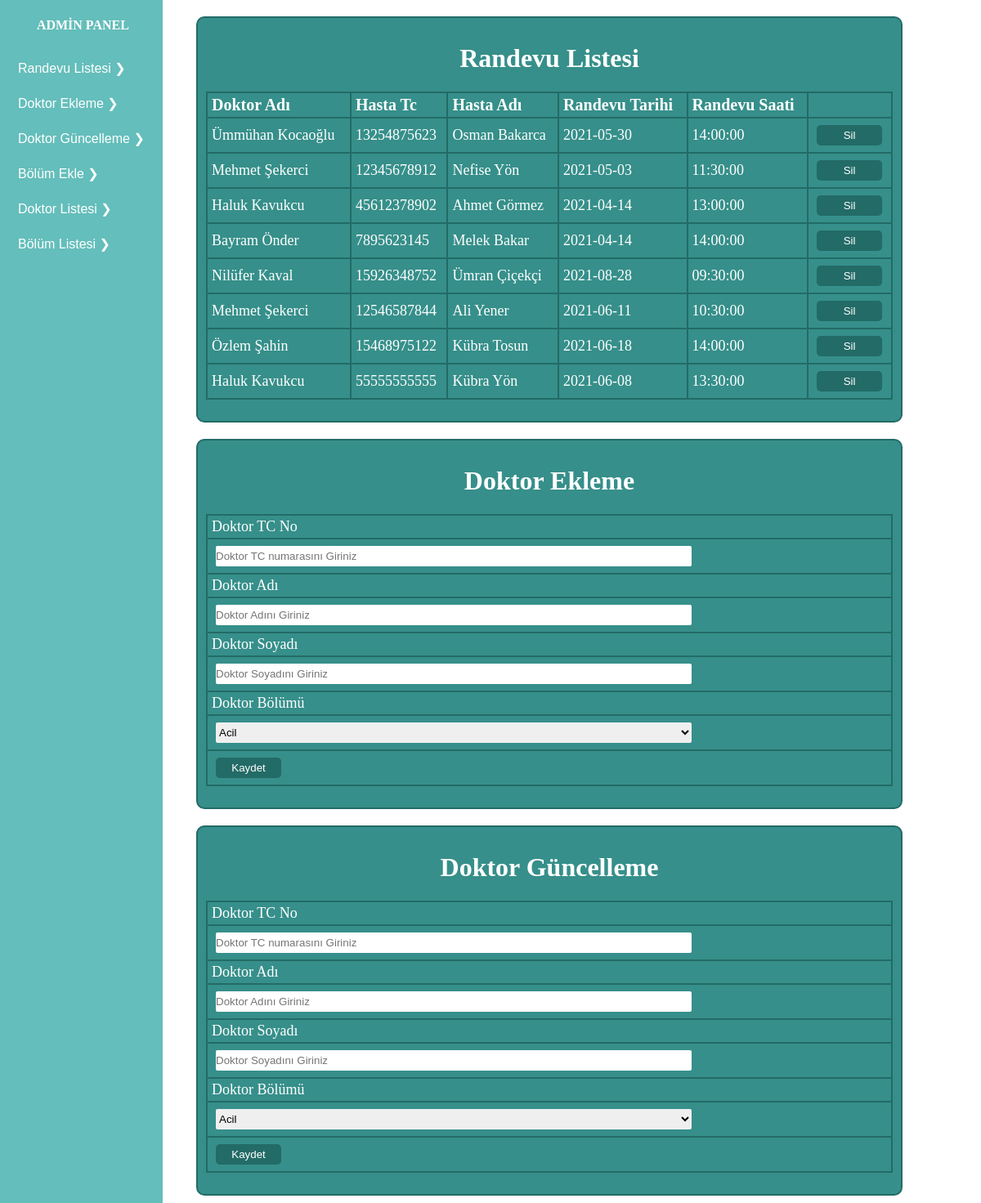
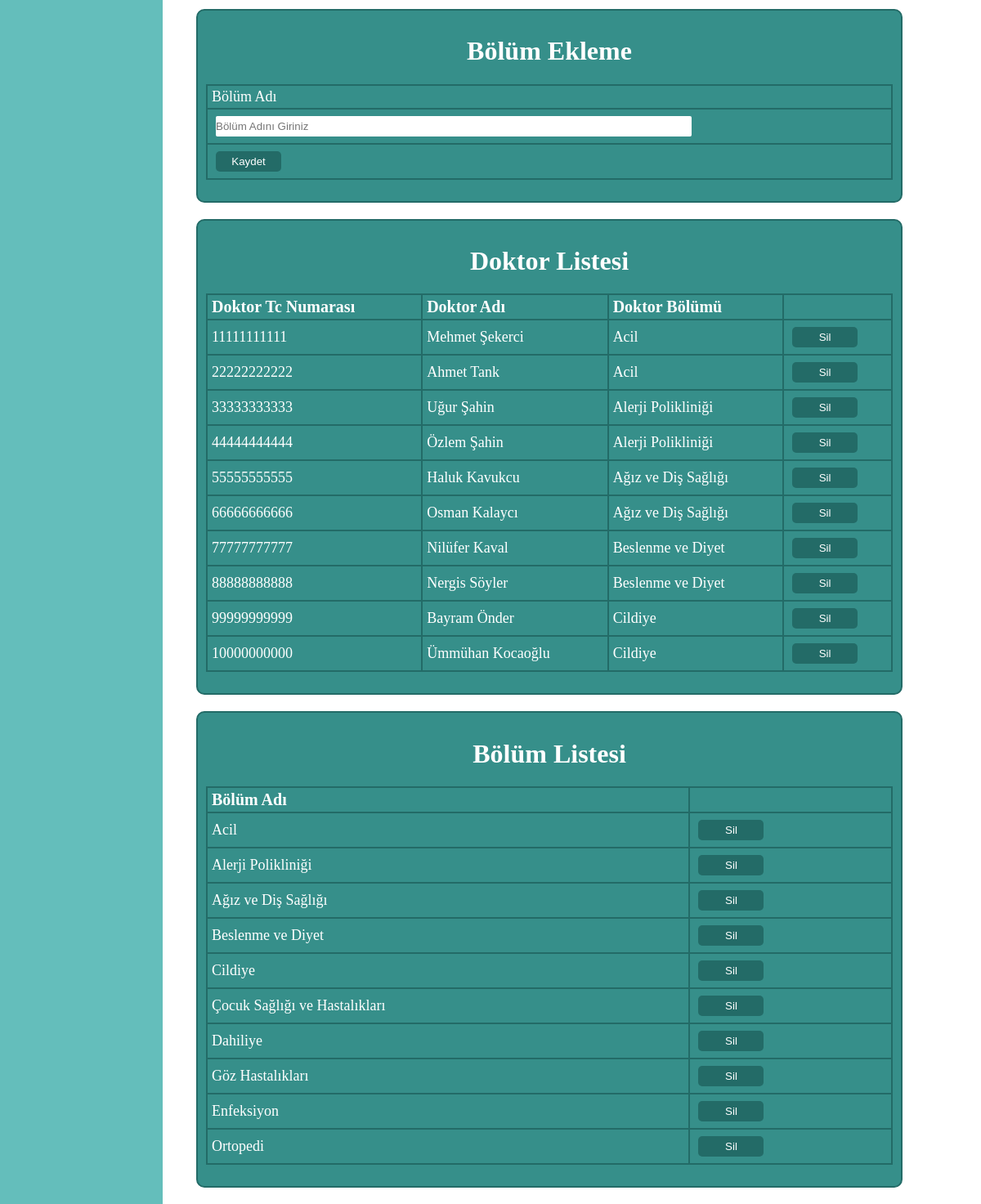
Screenshot of /adminpanel/admin.php (signed in) with the database file from the repository (2 pictures, top to bottom).
### tables this page shows
CREATE TABLE `randevular` (
  `randevuID` int(11) NOT NULL,
  `randevuDoktor` int(11) NOT NULL,
  `randevuTarih` date NOT NULL,
  `randevuSaat` time NOT NULL,
  `randevuTc` varchar(11) NOT NULL,
  `randevuAd` varchar(80) NOT NULL
);

CREATE TABLE `doktorlar` (
  `doktorID` int(11) NOT NULL,
  `doktorAd` varchar(40) NOT NULL,
  `doktorSoyad` varchar(40) NOT NULL,
  `bolumID` int(11) NOT NULL,
  `doktorTc` varchar(11) NOT NULL
);

CREATE TABLE `bolum` (
  `bolumID` int(11) NOT NULL,
  `bolumAd` varchar(80) NOT NULL
);

### adminpanel/admin.php (the view, shortened to what this page needs)
<html>
<head>
	<link href="panelStyle.css" type="text/css" rel="stylesheet"/>
</head>
<?php
if(!isset($_SESSION["login"])){
echo '<div class="error">Bu sayfayı görüntüleme yetkiniz yoktur.</div>';
header("Refresh: 2; url=index.php");
}
else{
?>
<html>
	<body>
		<div class="panelMenu">
		<ul>
			<li><h3>ADMİN PANEL</h3></li>
			<li> <button onclick="carousel(1)">Randevu Listesi &#10095;</button> </li>
			<li><button onclick="carousel(2)">Doktor Ekleme &#10095;</button></li>
			<li><button onclick="carousel(3)">Doktor Güncelleme &#10095;</button></li>
			<li><button onclick="carousel(4)">Bölüm Ekle &#10095;</button></li>
			<li><button onclick="carousel(5)">Doktor Listesi &#10095;</button></li>
			<li><button onclick="carousel(6)">Bölüm Listesi &#10095;</button></li>
		</ul>
		</div>
		<div class="panelBox">
			<form method="POST" action="kaydet.php">
				<h1>Randevu Listesi</h1>
				<table>
					<tr>
						<th>Doktor Adı</th>
						<th>Hasta Tc</th>
						<th>Hasta Adı</th>
						<th>Randevu Tarihi</th>
						<th>Randevu Saati</th>
						<th></th>
					</tr>
					<?php
					include "../server.php";
					$randevugetir="SELECT * FROM randevular INNER JOIN doktorlar ON randevular.randevuDoktor = doktorlar.doktorID";
					$sorgu=mysqli_query($baglan,$randevugetir);
					while($sonuc=mysqli_fetch_array($sorgu,MYSQLI_ASSOC)){
						echo '<tr>';
						echo '<td>'.$sonuc["doktorAd"].' '.$sonuc["doktorSoyad"].'</td>';
						echo '<td>'.$sonuc["randevuTc"].'</td>';
						echo '<td>'.$sonuc["randevuAd"].'</td>';
						echo '<td>'.$sonuc["randevuTarih"].'</td>';
						echo '<td>'.$sonuc["randevuSaat"].'</td>';
						echo '<td>
								<input type="submit" value="Sil"/>
								<input type="hidden" name="randevuID" value="'.$sonuc["randevuID"].'">
								<input type="hidden" name="islemTuru" value="randevuSil">
							</td>';
						echo '</tr>';
					}
					?>
				</table>
			</form>
		</div>
		<div class="panelBox">
			<form method="POST" action="kaydet.php">
					<h1>Doktor Ekleme</h1>
					<table>
						<tr><td>Doktor TC No</td></tr>
						<tr><td><input minlength="11" maxlength="11" type="text" name="doktorTc" placeholder="Doktor TC numarasını Giriniz" required></td></tr>
						<tr><td>Doktor Adı</td></tr>
						<tr><td><input type="text" name="doktorAd" placeholder="Doktor Adını Giriniz" required></td></tr>
						<tr><td>Doktor Soyadı</td></tr>
						<tr><td><input type="text" name="doktorSoyad" placeholder="Doktor Soyadını Giriniz" required></td></tr>
						<tr><td>Doktor Bölümü</td></tr>
						<tr>
							<td>
								<select name="bolum">
									<?php
										$bolumgetir="SELECT * FROM bolum";
										$sorguB=mysqli_query($baglan,$bolumgetir);
										while($sonucB=mysqli_fetch_array($sorguB,MYSQLI_ASSOC)){
											echo '<option>'.$sonucB["bolumAd"].'</option>';
										}
									?>
								</select>
							</td>
						</tr>
						<tr>
							<td><input type="hidden" name="islemTuru" value="doktorEkle"><input type="submit" value="Kaydet"></td>
						</tr>
					</table>
			</form>
		</div>
		<div class="panelBox">
			<form method="POST" action="kaydet.php">
					<h1>Doktor Güncelleme</h1>
					<table>
						<tr><td>Doktor TC No</td></tr>
						<tr><td><input minlength="11" maxlength="11" type="text" name="doktorTc" placeholder="Doktor TC numarasını Giriniz" required></td></tr>
						<tr><td>Doktor Adı</td></tr>
						<tr><td><input type="text" name="doktorAd" placeholder="Doktor Adını Giriniz" required></td></tr>
						<tr><td>Doktor Soyadı</td></tr>
						<tr><td><input type="text" name="doktorSoyad" placeholder="Doktor Soyadını Giriniz" required></td></tr>
						<tr><td>Doktor Bölümü</td></tr>
						<tr>
							<td>
								<select name="bolum">
									<?php
										$bolumgetir="SELECT * FROM bolum";
										$sorguB=mysqli_query($baglan,$bolumgetir);
										while($sonucB=mysqli_fetch_array($sorguB,MYSQLI_ASSOC)){
											echo '<option>'.$sonucB["bolumAd"].'</option>';
										}
									?>
								</select>
							</td>
						</tr>
						<tr>
							<td><input type="hidden" name="islemTuru" value="doktorGüncelle"><input type="submit" value="Kaydet"></td>
						</tr>
					</table>
			</form>
		</div>
		<div class="panelBox">
			<form method="POST" action="kaydet.php">
					<h1>Bölüm Ekleme</h1>
					<table>
						<tr><td>Bölüm Adı</td></tr>
						<tr><td><input type="text" name="bolumAd" placeholder="Bölüm Adını Giriniz" required></td></tr>
						<tr>
							<td><input type="hidden" name="islemTuru" value="bolumEkle"><input type="submit" value="Kaydet"></td>
						</tr>
					</table>
			</form>
		</div>
		<div class="panelBox">
			<form method="POST" action="kaydet.php">
					<h1>Doktor Listesi</h1>
					<table>
						<tr>
							<th>Doktor Tc Numarası</th>
							<th>Doktor Adı</th>
							<th>Doktor Bölümü</th>
							<th></th>
						</tr>
						<?php
							$doktorgetir="SELECT * FROM doktorlar INNER JOIN bolum ON doktorlar.bolumID = bolum.bolumID";
							$sorguD=mysqli_query($baglan,$doktorgetir);
							while($sonucD=mysqli_fetch_array($sorguD,MYSQLI_ASSOC)){
								echo '<tr>';
								echo '<td>'.$sonucD["doktorTc"].'</td>';
								echo '<td>'.$sonucD["doktorAd"].' '.$sonucD["doktorSoyad"].'</td>';
								echo '<td>'.$sonucD["bolumAd"].'</td>';
								echo '<td>
										<input type="submit" value="Sil"/>
										<input type="hidden" name="islemTuru" value="doktorSil">
										<input type="hidden" name="doktorID" value="'.$sonucD["doktorID"].'">
									</td>';
								echo '</tr>';
							}
						?>
					</table>
			</form>
		</div>
		<div class="panelBox">
			<form method="POST" action="kaydet.php">
				<h1>Bölüm Listesi</h1>
				<table>
					<tr>
						<th>Bölüm Adı</th>
						<th></th>
					</tr>
					<?php
						$doktorgetir="SELECT * FROM bolum ";
						$sorguD=mysqli_query($baglan,$doktorgetir);
						while($sonucD=mysqli_fetch_array($sorguD,MYSQLI_ASSOC)){
							echo '<tr>';
							echo '<td>'.$sonucD["bolumAd"].'</td>';
							echo '<td>
									<input type="submit" value="Sil"/>
									<input type="hidden" name="islemTuru" value="bolumsil">
									<input type="hidden" name="doktorID" value="'.$sonucD["bolumID"].'">
								</td>';
							echo '</tr>';
						}
					?>
				</table>
			</form>
		</div>
	</body>
</html>
<?php
}
?>
</html>

### adminpanel/panelStyle.css (style rules this page uses)
body { margin: 0; padding: 0; }
.panelForm form input[type=text], input[type=password], input[type=submit] { width: 70%; height: 25px; margin: 5px 15% 5px 15%; padding: 0; border: 1x solid gray; border-radius: 0; }
.panelBox { width: 70%; margin: 20px 10% 20px 20%; padding: 10px 10px; border: 2px solid #236b67; background-color:#368f8a; color: #FFF; border-radius: 10px; }
.panelBox form table input[type=text], input[type=password], select { width: 70%; height: 25px; margin: 5px 15% 5px 5px; padding: 0; border-radius: 2px; border: 0; }
.panelBox form table input[type=submit] { width: 80px; height: 25px; margin: 5px 15% 5px 5px; padding: 0; background-color: #236b67; border: 0; border-radius: 5px; color: #FFF; }
.panelBox form table { width: 100%; height: auto; margin: 0; padding: 0; border-collapse: collapse; }
.panelBox form table tr { border: 2px solid #236b67; }
.panelBox form table td { border: 2px solid #236b67; color: #FFF; font-size: 18px; padding: 3px 0 3px 5px; }
.panelBox form table th { text-align: left; border: 2px solid #236b67; color: #FFF; font-size: 20px; padding: 3px 0 3px 5px; }
.panelBox h1 { text-align: center; }
.panelMenu { width: auto; max-width: 200px; height: 100%; position: fixed; top: 0; left: 0; background-color:#64bebb; z-index: 99; }
.panelMenu ul { list-style-type: none; margin: 0; padding: 0; }
.panelMenu ul li { width: 100%; margin: 0; padding: 0; }
.panelMenu h3 { width: 100%; margin: 0; padding:20px 0px; font-size: 12pt; font-weight: bold; text-align: center; color:#FFF ; border:2px solid transparent; }
.panelMenu button { width: 100%; padding:10px 20px; margin: 0; font-size: 12pt; text-align: left; text-decoration:none; color:#FFF ; background-color:#64bebb; border:2px solid transparent; }

### rows the page displays
randevular: doktorlar.doktorAd "Ümmühan", doktorlar.doktorSoyad "Kocaoğlu", randevuTc "13254875623", randevuAd "Osman Bakarca", randevuTarih "2021-05-30", randevuSaat "14:00:00"
randevular: doktorlar.doktorAd "Mehmet", doktorlar.doktorSoyad "Şekerci", randevuTc "12345678912", randevuAd "Nefise Yön", randevuTarih "2021-05-03", randevuSaat "11:30:00"
randevular: doktorlar.doktorAd "Haluk", doktorlar.doktorSoyad "Kavukcu", randevuTc "45612378902", randevuAd "Ahmet Görmez", randevuTarih "2021-04-14", randevuSaat "13:00:00"
randevular: doktorlar.doktorAd "Bayram", doktorlar.doktorSoyad "Önder", randevuTc "7895623145", randevuAd "Melek Bakar", randevuTarih "2021-04-14", randevuSaat "14:00:00"
randevular: doktorlar.doktorAd "Nilüfer", doktorlar.doktorSoyad "Kaval", randevuTc "15926348752", randevuAd "Ümran Çiçekçi", randevuTarih "2021-08-28", randevuSaat "09:30:00"
randevular: doktorlar.doktorAd "Mehmet", doktorlar.doktorSoyad "Şekerci", randevuTc "12546587844", randevuAd "Ali Yener", randevuTarih "2021-06-11", randevuSaat "10:30:00"
randevular: doktorlar.doktorAd "Özlem", doktorlar.doktorSoyad "Şahin", randevuTc "15468975122", randevuAd "Kübra Tosun", randevuTarih "2021-06-18", randevuSaat "14:00:00"
randevular: doktorlar.doktorAd "Haluk", doktorlar.doktorSoyad "Kavukcu", randevuTc "55555555555", randevuAd "Kübra Yön", randevuTarih "2021-06-08", randevuSaat "13:30:00"
doktorlar: doktorTc "11111111111", doktorAd "Mehmet", doktorSoyad "Şekerci", bolumID.bolumAd "Acil"
doktorlar: doktorTc "22222222222", doktorAd "Ahmet", doktorSoyad "Tank", bolumID.bolumAd "Acil"
doktorlar: doktorTc "33333333333", doktorAd "Uğur", doktorSoyad "Şahin", bolumID.bolumAd "Alerji Polikliniği"
doktorlar: doktorTc "44444444444", doktorAd "Özlem", doktorSoyad "Şahin", bolumID.bolumAd "Alerji Polikliniği"
doktorlar: doktorTc "55555555555", doktorAd "Haluk", doktorSoyad "Kavukcu", bolumID.bolumAd "Ağız ve Diş Sağlığı"
doktorlar: doktorTc "66666666666", doktorAd "Osman", doktorSoyad "Kalaycı", bolumID.bolumAd "Ağız ve Diş Sağlığı"
doktorlar: doktorTc "77777777777", doktorAd "Nilüfer", doktorSoyad "Kaval", bolumID.bolumAd "Beslenme ve Diyet"
doktorlar: doktorTc "88888888888", doktorAd "Nergis", doktorSoyad "Söyler", bolumID.bolumAd "Beslenme ve Diyet"
doktorlar: doktorTc "99999999999", doktorAd "Bayram", doktorSoyad "Önder", bolumID.bolumAd "Cildiye"
doktorlar: doktorTc "10000000000", doktorAd "Ümmühan", doktorSoyad "Kocaoğlu", bolumID.bolumAd "Cildiye"
bolum: bolumAd "Acil"
bolum: bolumAd "Alerji Polikliniği"
bolum: bolumAd "Ağız ve Diş Sağlığı"
bolum: bolumAd "Beslenme ve Diyet"
bolum: bolumAd "Cildiye"
bolum: bolumAd "Çocuk Sağlığı ve Hastalıkları"
bolum: bolumAd "Dahiliye"
bolum: bolumAd "Göz Hastalıkları"
bolum: bolumAd "Enfeksiyon"
bolum: bolumAd "Ortopedi"

### other values shown
form field bolum "Acil"
